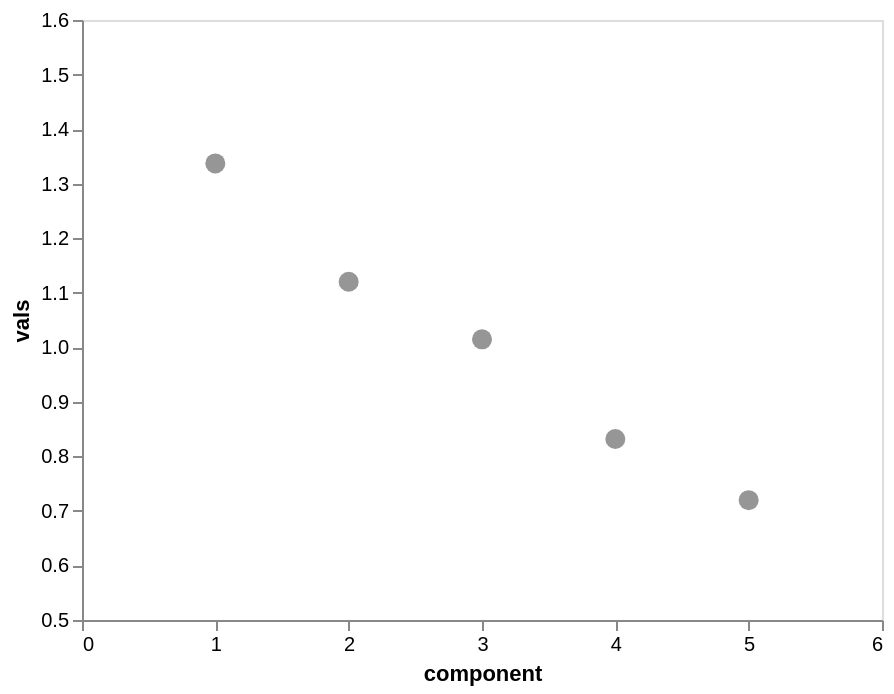

Here is the notebook cell this chart was saved with:
### Code cell
comp_lst = []
exp_var = []
for x in range(1,6):
    pca = PCA(n_components = x,random_state=42).fit(pcaDf)
    comp_lst.append(x)
    exp_var.append(list(pca.explained_variance_))
dict(zip(comp_lst,exp_var))
comps = pd.DataFrame.from_dict(dict(zip(comp_lst,exp_var[4])),orient='index')
comps.reset_index(inplace=True)
comps.columns=['component','vals']
comps

alt.Chart(comps).mark_circle(size=100,color='#696969').encode(
    alt.X('component',axis=alt.Axis(tickCount=len(comp_lst)+1,grid=False),scale=alt.Scale(domain=[0,6])),
    alt.Y('vals',axis=alt.Axis(grid=False),scale=alt.Scale(domain=[0.5,1.6])))

### Figure 1 — Vega-Lite specification as saved in the notebook (floating-point values rounded to 4 significant figures)
{"config": {"view": {"continuousWidth": 400, "continuousHeight": 300}}, "data": {"name": "data-5eada3810294078b90aedf9f23fe999e"}, "mark": {"type": "circle", "color": "#696969", "size": 100}, "encoding": {"x": {"type": "quantitative", "axis": {"grid": false, "tickCount": 6}, "field": "component", "scale": {"domain": [0, 6]}}, "y": {"type": "quantitative", "axis": {"grid": false}, "field": "vals", "scale": {"domain": [0.5, 1.6]}}}, "$schema": "https://vega.github.io/schema/vega-lite/v4.8.1.json", "datasets": {"data-5eada3810294078b90aedf9f23fe999e": [{"component": 1, "vals": 1.337}, {"component": 2, "vals": 1.12}, {"component": 3, "vals": 1.015}, {"component": 4, "vals": 0.8318}, {"component": 5, "vals": 0.7197}]}}
